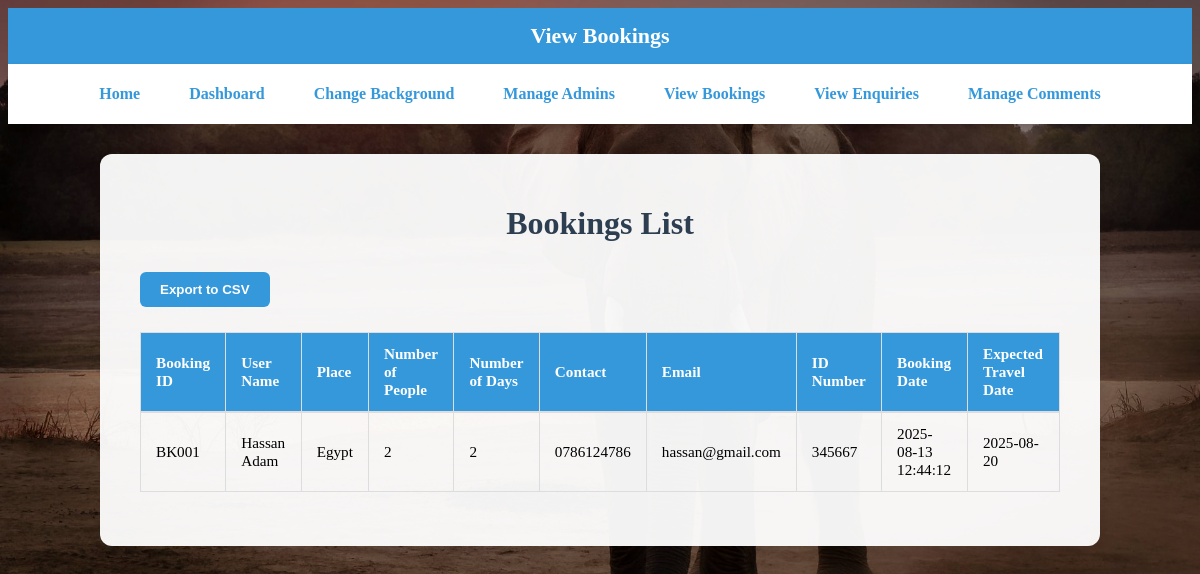
The app's page /admin-bookings.php with its own data.
### tables this page shows
CREATE TABLE `bookings` (
  `id` INT AUTO_INCREMENT PRIMARY KEY,
  `name` VARCHAR(150) NOT NULL,
  `email` VARCHAR(255) NOT NULL,
  `place` VARCHAR(150) NOT NULL,
  `contact` VARCHAR(20) NOT NULL,
  `id_number` VARCHAR(50) NOT NULL,
  `num_people` INT NOT NULL,
  `num_days` INT NOT NULL,
  `travel_date` DATE NOT NULL,
  `created_at` TIMESTAMP DEFAULT CURRENT_TIMESTAMP,
  INDEX `idx_travel_date` (`travel_date`),
  INDEX `idx_contact` (`contact`)
);

### admin-bookings.php (the view, shortened to what this page needs)
<!DOCTYPE html>
<html lang="en">
<head>
</head>
<body>
<header>View Bookings</header>
<nav>
  <a href="admin-dashboard.php">Home</a>
  <a href="admin-dashboard.php">Dashboard</a>
  <a href="admin-background.php" class="active">Change Background</a>
  <a href="admin-manage-admins.php">Manage Admins</a>
  <a href="admin-bookings.php" aria-current="page">View Bookings</a>
  <a href="admin-enquiries.html">View Enquiries</a>
  <a href="admin-comments.html">Manage Comments</a>
</nav>
<main>
  <h1>Bookings List</h1>
  <button class="export-btn" type="button" onclick="exportTableToCSV()">Export to CSV</button>
  <section class="table-wrapper" aria-label="Bookings table">
    <table role="table" aria-describedby="bookings-desc">
      <thead>
        <tr>
          <th scope="col">Booking ID</th>
          <th scope="col">User Name</th>
          <th scope="col">Place</th>
          <th scope="col">Number of People</th>
          <th scope="col">Number of Days</th>
          <th scope="col">Contact</th>
          <th scope="col">Email</th>
          <th scope="col">ID Number</th>
          <th scope="col">Booking Date</th>
          <th scope="col">Expected Travel Date</th>
        </tr>
      </thead>
      <tbody>
<?php
$host = "localhost";
$user = "root";
$pass = "";
$db = "oktours";
$conn = new mysqli($host, $user, $pass, $db);
if ($conn->connect_error) {
  echo "<tr class='no-data'><td colspan='9'>Connection failed</td></tr>";
} else {
  $sql = "SELECT * FROM bookings ORDER BY created_at DESC";
  $result = $conn->query($sql);
  if ($result && $result->num_rows > 0) {
    while($row = $result->fetch_assoc()) {
      echo "<tr>";
      echo "<td>BK" . str_pad($row['id'], 3, '0', STR_PAD_LEFT) . "</td>";
      echo "<td>" . htmlspecialchars($row['name'] ?? 'N/A') . "</td>";
      echo "<td>" . htmlspecialchars($row['place']) . "</td>";
      echo "<td>" . htmlspecialchars($row['num_people']) . "</td>";
      echo "<td>" . htmlspecialchars($row['num_days']) . "</td>";
      echo "<td>" . htmlspecialchars($row['contact']) . "</td>";
      echo "<td>" . htmlspecialchars($row['email'] ?? 'N/A') . "</td>";
      echo "<td>" . htmlspecialchars($row['id_number']) . "</td>";
      echo "<td>" . htmlspecialchars($row['created_at']) . "</td>";
      echo "<td>" . htmlspecialchars($row['travel_date']) . "</td>";
      echo "</tr>";
    }
  } else {
    echo "<tr class='no-data'><td colspan='9'>No bookings found.</td></tr>";
  }
}
?>
</tbody>
    </table>
  </section>
</main>
</body>
</html>

### records on screen
bookings: id "001", name "Hassan Adam", place "Egypt", num_people "2", num_days "2", contact "0786124786", email "hassan@gmail.com", id_number "345667", created_at "2025-08-13 12:44:12", travel_date "2025-08-20"
